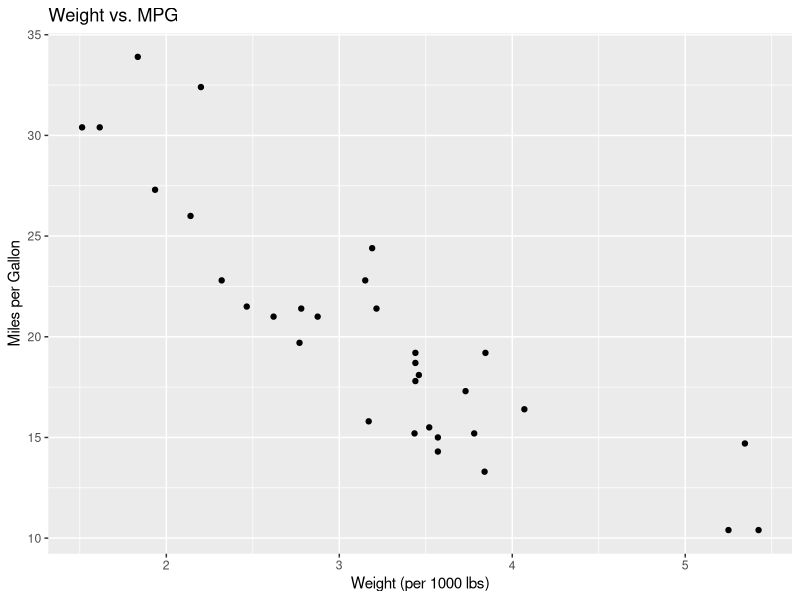

This figure's R source:
## ---- chunk 1
knitr::opts_chunk$set(echo = TRUE)
## ---- chunk 2
head(mtcars)
str(mtcars)
summary(mtcars)
## ---- chunk 3
library(ggplot2)

ggplot(mtcars, aes(x = wt, y = mpg))+
  geom_point() +
  labs(title = "Weight vs. MPG",
  x = "Weight (per 1000 lbs)",
  y = "Miles per Gallon"
  )
